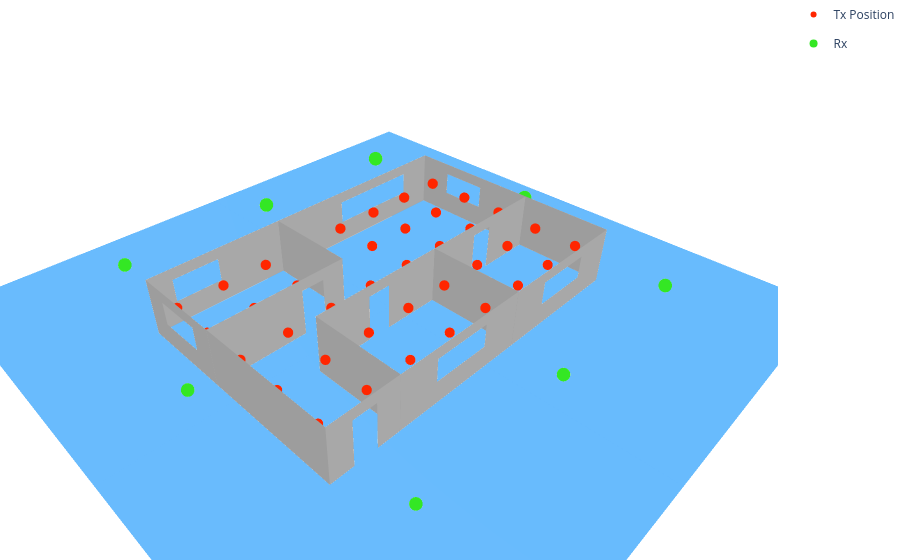

This figure's notebook cell:
### Code cell
import mitsuba as mi
import numpy as np
import plotly.graph_objects as go

# Create the figure
fig = go.Figure()

# --- STEP 1: Plot the Walls / Buildings ---
params = mi.traverse(scene._scene)
for key in params.keys():
    if key.endswith('.vertex_positions'):
        mesh_name = key.split('.')[0]
        v_flat = params[key].numpy()
        vertices = v_flat.reshape(-1, 3)
        
        f_key = f"{mesh_name}.faces"
        if f_key in params:
            f_flat = params[f_key].numpy()
            faces = f_flat.reshape(-1, 3)
            
            if mesh_name == "elm__7":  # Ground plane
                fig.add_trace(go.Mesh3d(
                    x=vertices[:, 0], y=vertices[:, 1], z=vertices[:, 2],
                    i=faces[:, 0], j=faces[:, 1], k=faces[:, 2],
                    name='Ground',
                    opacity=0.8,            
                    color="#41A8FC", 
                    flatshading=True,
                    hoverinfo='name'
                ))
            else:  # Other walls/buildings
                fig.add_trace(go.Mesh3d(
                    x=vertices[:, 0], y=vertices[:, 1], z=vertices[:, 2],
                    i=faces[:, 0], j=faces[:, 1], k=faces[:, 2],
                    name=mesh_name.replace('mesh-', ''),
                    opacity=1,            
                    color="#C4C4C4", 
                    flatshading=True,
                    hoverinfo='name'
                ))

# --- STEP 2 & 3: Antennas and Multi-Receiver Rays ---
path_vertices = paths.vertices.numpy()
is_valid = paths.valid.numpy()
interactions = paths.interactions.numpy()

tx_list = list(scene.transmitters.values())
rx_list = list(scene.receivers.values())

tx_coords = [tx.position.numpy().flatten() for tx in tx_list]
rx_coords = [rx.position.numpy().flatten() for rx in rx_list]

TX_positions = np.zeros((8, 5, 3))
x_axis = np.linspace(-7, 7, 8)
y_axis = np.linspace(-4, 4, 5)
x_axis, y_axis = np.meshgrid(x_axis, y_axis, indexing='ij')
TX_positions[:, :, 0] = x_axis
TX_positions[:, :, 1] = y_axis
TX_positions[:, :, 2] = 1.5

for i, tx_position in enumerate(TX_positions.reshape(-1, 3)):
    fig.add_trace(go.Scatter3d(
        x=[tx_position[0]], y=[tx_position[1]], z=[tx_position[2]],
        mode='markers', name=f'Tx Position', showlegend=(i == 0),
        marker=dict(size=6, color="#FF2600", symbol='circle')
    ))

# Plot Transmitters
# for t_idx, tx in enumerate(tx_list):
#     fig.add_trace(go.Scatter3d(
#         x=[tx_coords[t_idx][0]], y=[tx_coords[t_idx][1]], z=[tx_coords[t_idx][2]],
#         mode='markers', name=f'Tx',
#         marker=dict(size=8, color="#FF2600", symbol='circle')
#     ))

# Plot Receivers
for r_idx, rx in enumerate(rx_list):
    fig.add_trace(go.Scatter3d(
        x=[rx_coords[r_idx][0]], y=[rx_coords[r_idx][1]], z=[rx_coords[r_idx][2]],
        mode='markers', legendgroup='Rx', name=f'Rx', showlegend=(r_idx == 0),
        marker=dict(size=8, color="#34E724", symbol='circle')
    ))

# 2. Force the arrays into the exact dimensions we need
num_rx = len(rx_list)
num_tx = len(tx_list)
num_paths = is_valid.shape[-1]         
max_depth = interactions.shape[0]      

v_sq = np.zeros((num_rx, num_tx, num_paths, max_depth, 3))
val_sq = np.zeros((num_rx, num_tx, num_paths))
int_sq = np.zeros((num_rx, num_tx, num_paths, max_depth))

for r in range(num_rx):
    for t in range(num_tx):
        for p in range(num_paths):
            v_sq[r, t, p] = path_vertices[:, r, t, p, :]
            val_sq[r, t, p] = is_valid[r, t, p]
            int_sq[r, t, p] = interactions[:, r, t, p]

# --- Setup for Colors and Legends ---
rx_colors = ['rgb(255, 215, 0)',   # Gold
             'rgb(0, 255, 255)',   # Cyan
             'rgb(255, 105, 180)', # Hot Pink
             "#40FF40",   # Lime Green
             'rgb(147, 112, 219)'] # Purple

legend_added = {r: False for r in range(num_rx)}

# 3. Iterate through the grid and pair every ray to its correct Rx and Tx
for r in range(0, 0):
    current_rx_pos = rx_coords[r] 
    
    for t in range(num_tx):
        current_tx_pos = tx_coords[t] 
        
        for p in range(num_paths):
            if val_sq[r, t, p]: 
                ray_bounces = v_sq[r, t, p]
                interacts = int_sq[r, t, p]
                
                num_bounces = np.sum(interacts != 0)
                valid_bounces = ray_bounces[:num_bounces]
                full_path = np.vstack([current_tx_pos, valid_bounces, current_rx_pos])

                color = rx_colors[r % len(rx_colors)]
                show_leg = not legend_added[r]
                if show_leg:
                    legend_added[r] = True

                fig.add_trace(go.Scatter3d(
                    x=full_path[:, 0], y=full_path[:, 1], z=full_path[:, 2],
                    mode='lines',
                    name=f'Rays to Rx{r+1}',      
                    legendgroup=f'Rx_{r+1}',       
                    showlegend=show_leg,         
                    line=dict(color=color, width=2.5),
                    hoverinfo='name' 
                ))

# --- STEP 4: Minimalist White Layout & Export ---
fig.update_layout(
    paper_bgcolor='white', # Sets the canvas background to white
    plot_bgcolor='white',  # Sets the plotting area to white
    scene=dict(
        aspectmode='data', 
        
        # Completely strips grids, backgrounds, titles, and numbers from all axes
        xaxis=dict(showgrid=False, showbackground=False, showticklabels=False, title=''),
        yaxis=dict(showgrid=False, showbackground=False, showticklabels=False, title=''),
        zaxis=dict(showgrid=False, showbackground=False, showticklabels=False, title='')
    ),
    margin=dict(l=0, r=0, b=0, t=0),
    showlegend=True
)

# Show the interactive plot in the notebook
fig.show()

### Figure 1 — Plotly figure (JSON) as saved in the notebook; plotly's stock layout.template omitted (floating-point values rounded to 4 significant figures)
{"data": [{"color": "#41A8FC", "flatshading": true, "hoverinfo": "name", "i": [0, 0], "j": [1, 2], "k": [2, 3], "name": "Ground", "opacity": 0.8, "type": "mesh3d", "x": [-12.5, 12.5, 12.5, -12.5], "y": [-12.5, -12.5, 12.5, 12.5], "z": [0.0, 0.0, 0.0, 0.0]}, {"color": "#C4C4C4", "flatshading": true, "hoverinfo": "name", "i": [0, 3, 3, 0, 0, 7, 10, 10, 7, 13, 15, 12, 16, 12, 12, 13, 3, 14, 3, 17, 19, 21, 21, 17, 21, 23, 23, 25, 27, 27, 25, 31, 25, 34, 36, 31, 31, 29, 29, 34, 34, 37, 39, 41, 41, 37, 41, 43, 43, 45, 45, 49, 52, 52, 56, 57, 59, 51, 60, 51, 51, 61, 61, 65, 65, 69, 72, 72, 69, 72, 76], "j": [1, 4, 5, 2, 3, 8, 6, 5, 9, 14, 7, 10, 13, 11, 16, 4, 9, 13, 8, 18, 20, 22, 23, 19, 24, 22, 19, 26, 28, 29, 27, 32, 30, 35, 25, 33, 34, 28, 33, 27, 26, 38, 40, 42, 43, 39, 44, 42, 39, 46, 47, 50, 53, 54, 49, 58, 56, 52, 57, 55, 60, 62, 63, 66, 67, 70, 73, 74, 71, 75, 72], "k": [2, 5, 6, 3, 6, 9, 5, 11, 12, 15, 12, 11, 15, 16, 15, 3, 8, 3, 14, 19, 21, 23, 24, 21, 17, 19, 18, 27, 29, 30, 30, 33, 31, 36, 31, 34, 36, 33, 32, 26, 35, 39, 41, 43, 44, 41, 37, 39, 38, 47, 48, 51, 54, 55, 51, 59, 51, 55, 59, 60, 59, 63, 64, 67, 68, 71, 74, 75, 76, 69, 69], "name": "no-name-1", "opacity": 1, "type": "mesh3d", "x": [6.5, 6.5, 7.5, 7.5, 2.75, 2.75, 5.5, -5.75, -5.75, -7.5, 5.5, 2.75, -7.5, 0.25, -3.25, -3.25, 0.25, 7.5, 7.5, 7.5, 7.5, 7.5, 7.5, 7.5, 7.5, 4.5, 6.5, 7.5, -7.5, -6.0, -2.0, -2.0, -6.0, -7.5, 7.5, 6.5, 4.5, -7.5, -7.5, -7.5, -7.5, -7.5, -7.5, -7.5, -7.5, 4.5, 4.5, 4.5, 4.5, 2.0, 4.5, 4.5, -7.5, -7.5, -5.0, -5.0, 2.0, -4.0, 1.0, 1.0, -4.0, -1.5, -1.5, -1.5, -1.5, 1.5, 1.5, 1.5, 1.5, 3.5, 3.5, 7.5, 1.5, 1.5, 2.5, 2.5, 7.5], "y": [5.0, 5.0, 5.0, 5.0, 5.0, 5.0, 5.0, 5.0, 5.0, 5.0, 5.0, 5.0, 5.0, 5.0, 5.0, 5.0, 5.0, -2.0, -4.0, -5.0, 5.0, 5.0, -5.0, -4.0, -2.0, -5.0, -5.0, -5.0, -5.0, -5.0, -5.0, -5.0, -5.0, -5.0, -5.0, -5.0, -5.0, -1.5, -3.5, -5.0, 5.0, 5.0, -5.0, -3.5, -1.5, 1.0, 5.0, 5.0, 1.0, 1.0, 1.0, 1.0, 1.0, 1.0, 1.0, 1.0, 1.0, 1.0, 1.0, 1.0, 1.0, 1.0, 5.0, 5.0, 1.0, -5.0, -1.0, -1.0, -5.0, -1.0, -1.0, -1.0, -1.0, -1.0, -1.0, -1.0, -1.0], "z": [2.0, 0.0, 0.0, 2.5, 2.0, 1.708, 2.0, 1.0, 2.0, 2.5, 0.0, 1.0, 0.0, 2.0, 2.0, 1.0, 1.0, 1.0, 1.0, 0.0, 0.0, 2.5, 2.5, 2.0, 2.0, 2.0, 2.0, 2.5, 2.5, 2.0, 2.0, 1.0, 1.0, 0.0, 0.0, 1.0, 1.0, 1.0, 1.0, 0.0, 0.0, 2.5, 2.5, 2.0, 2.0, 0.0, 0.0, 2.5, 2.5, 0.0, 0.0, 2.5, 2.5, 0.0, 0.0, 2.0, 2.0, 0.0, 0.0, 2.0, 2.0, 0.0, 0.0, 2.5, 2.5, 0.0, 0.0, 2.5, 2.5, 2.0, 0.0, 0.0, 2.5, 0.0, 0.0, 2.0, 2.5]}, {"marker": {"color": "#FF2600", "size": 6, "symbol": "circle"}, "mode": "markers", "name": "Tx Position", "showlegend": true, "type": "scatter3d", "x": [-7], "y": [-4], "z": [1.5]}, {"marker": {"color": "#FF2600", "size": 6, "symbol": "circle"}, "mode": "markers", "name": "Tx Position", "showlegend": false, "type": "scatter3d", "x": [-7], "y": [-2], "z": [1.5]}, {"marker": {"color": "#FF2600", "size": 6, "symbol": "circle"}, "mode": "markers", "name": "Tx Position", "showlegend": false, "type": "scatter3d", "x": [-7], "y": [0], "z": [1.5]}, {"marker": {"color": "#FF2600", "size": 6, "symbol": "circle"}, "mode": "markers", "name": "Tx Position", "showlegend": false, "type": "scatter3d", "x": [-7], "y": [2], "z": [1.5]}, {"marker": {"color": "#FF2600", "size": 6, "symbol": "circle"}, "mode": "markers", "name": "Tx Position", "showlegend": false, "type": "scatter3d", "x": [-7], "y": [4], "z": [1.5]}, {"marker": {"color": "#FF2600", "size": 6, "symbol": "circle"}, "mode": "markers", "name": "Tx Position", "showlegend": false, "type": "scatter3d", "x": [-5], "y": [-4], "z": [1.5]}, {"marker": {"color": "#FF2600", "size": 6, "symbol": "circle"}, "mode": "markers", "name": "Tx Position", "showlegend": false, "type": "scatter3d", "x": [-5], "y": [-2], "z": [1.5]}, {"marker": {"color": "#FF2600", "size": 6, "symbol": "circle"}, "mode": "markers", "name": "Tx Position", "showlegend": false, "type": "scatter3d", "x": [-5], "y": [0], "z": [1.5]}, {"marker": {"color": "#FF2600", "size": 6, "symbol": "circle"}, "mode": "markers", "name": "Tx Position", "showlegend": false, "type": "scatter3d", "x": [-5], "y": [2], "z": [1.5]}, {"marker": {"color": "#FF2600", "size": 6, "symbol": "circle"}, "mode": "markers", "name": "Tx Position", "showlegend": false, "type": "scatter3d", "x": [-5], "y": [4], "z": [1.5]}, {"marker": {"color": "#FF2600", "size": 6, "symbol": "circle"}, "mode": "markers", "name": "Tx Position", "showlegend": false, "type": "scatter3d", "x": [-3], "y": [-4], "z": [1.5]}, {"marker": {"color": "#FF2600", "size": 6, "symbol": "circle"}, "mode": "markers", "name": "Tx Position", "showlegend": false, "type": "scatter3d", "x": [-3], "y": [-2], "z": [1.5]}, {"marker": {"color": "#FF2600", "size": 6, "symbol": "circle"}, "mode": "markers", "name": "Tx Position", "showlegend": false, "type": "scatter3d", "x": [-3], "y": [0], "z": [1.5]}, {"marker": {"color": "#FF2600", "size": 6, "symbol": "circle"}, "mode": "markers", "name": "Tx Position", "showlegend": false, "type": "scatter3d", "x": [-3], "y": [2], "z": [1.5]}, {"marker": {"color": "#FF2600", "size": 6, "symbol": "circle"}, "mode": "markers", "name": "Tx Position", "showlegend": false, "type": "scatter3d", "x": [-3], "y": [4], "z": [1.5]}, {"marker": {"color": "#FF2600", "size": 6, "symbol": "circle"}, "mode": "markers", "name": "Tx Position", "showlegend": false, "type": "scatter3d", "x": [-1], "y": [-4], "z": [1.5]}, {"marker": {"color": "#FF2600", "size": 6, "symbol": "circle"}, "mode": "markers", "name": "Tx Position", "showlegend": false, "type": "scatter3d", "x": [-1], "y": [-2], "z": [1.5]}, {"marker": {"color": "#FF2600", "size": 6, "symbol": "circle"}, "mode": "markers", "name": "Tx Position", "showlegend": false, "type": "scatter3d", "x": [-1], "y": [0], "z": [1.5]}, {"marker": {"color": "#FF2600", "size": 6, "symbol": "circle"}, "mode": "markers", "name": "Tx Position", "showlegend": false, "type": "scatter3d", "x": [-1], "y": [2], "z": [1.5]}, {"marker": {"color": "#FF2600", "size": 6, "symbol": "circle"}, "mode": "markers", "name": "Tx Position", "showlegend": false, "type": "scatter3d", "x": [-1], "y": [4], "z": [1.5]}, {"marker": {"color": "#FF2600", "size": 6, "symbol": "circle"}, "mode": "markers", "name": "Tx Position", "showlegend": false, "type": "scatter3d", "x": [1], "y": [-4], "z": [1.5]}, {"marker": {"color": "#FF2600", "size": 6, "symbol": "circle"}, "mode": "markers", "name": "Tx Position", "showlegend": false, "type": "scatter3d", "x": [1], "y": [-2], "z": [1.5]}, {"marker": {"color": "#FF2600", "size": 6, "symbol": "circle"}, "mode": "markers", "name": "Tx Position", "showlegend": false, "type": "scatter3d", "x": [1], "y": [0], "z": [1.5]}, {"marker": {"color": "#FF2600", "size": 6, "symbol": "circle"}, "mode": "markers", "name": "Tx Position", "showlegend": false, "type": "scatter3d", "x": [1], "y": [2], "z": [1.5]}, {"marker": {"color": "#FF2600", "size": 6, "symbol": "circle"}, "mode": "markers", "name": "Tx Position", "showlegend": false, "type": "scatter3d", "x": [1], "y": [4], "z": [1.5]}, {"marker": {"color": "#FF2600", "size": 6, "symbol": "circle"}, "mode": "markers", "name": "Tx Position", "showlegend": false, "type": "scatter3d", "x": [3], "y": [-4], "z": [1.5]}, {"marker": {"color": "#FF2600", "size": 6, "symbol": "circle"}, "mode": "markers", "name": "Tx Position", "showlegend": false, "type": "scatter3d", "x": [3], "y": [-2], "z": [1.5]}, {"marker": {"color": "#FF2600", "size": 6, "symbol": "circle"}, "mode": "markers", "name": "Tx Position", "showlegend": false, "type": "scatter3d", "x": [3], "y": [0], "z": [1.5]}, {"marker": {"color": "#FF2600", "size": 6, "symbol": "circle"}, "mode": "markers", "name": "Tx Position", "showlegend": false, "type": "scatter3d", "x": [3], "y": [2], "z": [1.5]}, {"marker": {"color": "#FF2600", "size": 6, "symbol": "circle"}, "mode": "markers", "name": "Tx Position", "showlegend": false, "type": "scatter3d", "x": [3], "y": [4], "z": [1.5]}, {"marker": {"color": "#FF2600", "size": 6, "symbol": "circle"}, "mode": "markers", "name": "Tx Position", "showlegend": false, "type": "scatter3d", "x": [5], "y": [-4], "z": [1.5]}, {"marker": {"color": "#FF2600", "size": 6, "symbol": "circle"}, "mode": "markers", "name": "Tx Position", "showlegend": false, "type": "scatter3d", "x": [5], "y": [-2], "z": [1.5]}, {"marker": {"color": "#FF2600", "size": 6, "symbol": "circle"}, "mode": "markers", "name": "Tx Position", "showlegend": false, "type": "scatter3d", "x": [5], "y": [0], "z": [1.5]}, {"marker": {"color": "#FF2600", "size": 6, "symbol": "circle"}, "mode": "markers", "name": "Tx Position", "showlegend": false, "type": "scatter3d", "x": [5], "y": [2], "z": [1.5]}, {"marker": {"color": "#FF2600", "size": 6, "symbol": "circle"}, "mode": "markers", "name": "Tx Position", "showlegend": false, "type": "scatter3d", "x": [5], "y": [4], "z": [1.5]}, {"marker": {"color": "#FF2600", "size": 6, "symbol": "circle"}, "mode": "markers", "name": "Tx Position", "showlegend": false, "type": "scatter3d", "x": [7], "y": [-4], "z": [1.5]}, {"marker": {"color": "#FF2600", "size": 6, "symbol": "circle"}, "mode": "markers", "name": "Tx Position", "showlegend": false, "type": "scatter3d", "x": [7], "y": [-2], "z": [1.5]}, {"marker": {"color": "#FF2600", "size": 6, "symbol": "circle"}, "mode": "markers", "name": "Tx Position", "showlegend": false, "type": "scatter3d", "x": [7], "y": [0], "z": [1.5]}, {"marker": {"color": "#FF2600", "size": 6, "symbol": "circle"}, "mode": "markers", "name": "Tx Position", "showlegend": false, "type": "scatter3d", "x": [7], "y": [2], "z": [1.5]}, {"marker": {"color": "#FF2600", "size": 6, "symbol": "circle"}, "mode": "markers", "name": "Tx Position", "showlegend": false, "type": "scatter3d", "x": [7], "y": [4], "z": [1.5]}, {"legendgroup": "Rx", "marker": {"color": "#34E724", "size": 8, "symbol": "circle"}, "mode": "markers", "name": "Rx", "showlegend": true, "type": "scatter3d", "x": [-7], "y": [8], "z": [1.5]}, {"legendgroup": "Rx", "marker": {"color": "#34E724", "size": 8, "symbol": "circle"}, "mode": "markers", "name": "Rx", "showlegend": false, "type": "scatter3d", "x": [0], "y": [8], "z": [1.5]}, {"legendgroup": "Rx", "marker": {"color": "#34E724", "size": 8, "symbol": "circle"}, "mode": "markers", "name": "Rx", "showlegend": false, "type": "scatter3d", "x": [7], "y": [8], "z": [1.5]}, {"legendgroup": "Rx", "marker": {"color": "#34E724", "size": 8, "symbol": "circle"}, "mode": "markers", "name": "Rx", "showlegend": false, "type": "scatter3d", "x": [9], "y": [0], "z": [1.5]}, {"legendgroup": "Rx", "marker": {"color": "#34E724", "size": 8, "symbol": "circle"}, "mode": "markers", "name": "Rx", "showlegend": false, "type": "scatter3d", "x": [-9], "y": [0], "z": [1.5]}, {"legendgroup": "Rx", "marker": {"color": "#34E724", "size": 8, "symbol": "circle"}, "mode": "markers", "name": "Rx", "showlegend": false, "type": "scatter3d", "x": [-7], "y": [-8], "z": [1.5]}, {"legendgroup": "Rx", "marker": {"color": "#34E724", "size": 8, "symbol": "circle"}, "mode": "markers", "name": "Rx", "showlegend": false, "type": "scatter3d", "x": [0], "y": [-8], "z": [1.5]}, {"legendgroup": "Rx", "marker": {"color": "#34E724", "size": 8, "symbol": "circle"}, "mode": "markers", "name": "Rx", "showlegend": false, "type": "scatter3d", "x": [7], "y": [-8], "z": [1.5]}], "layout": {"margin": {"b": 0, "l": 0, "r": 0, "t": 0}, "paper_bgcolor": "white", "plot_bgcolor": "white", "scene": {"aspectmode": "data", "xaxis": {"showbackground": false, "showgrid": false, "showticklabels": false, "title": {"text": ""}}, "yaxis": {"showbackground": false, "showgrid": false, "showticklabels": false, "title": {"text": ""}}, "zaxis": {"showbackground": false, "showgrid": false, "showticklabels": false, "title": {"text": ""}}}, "showlegend": true}}
